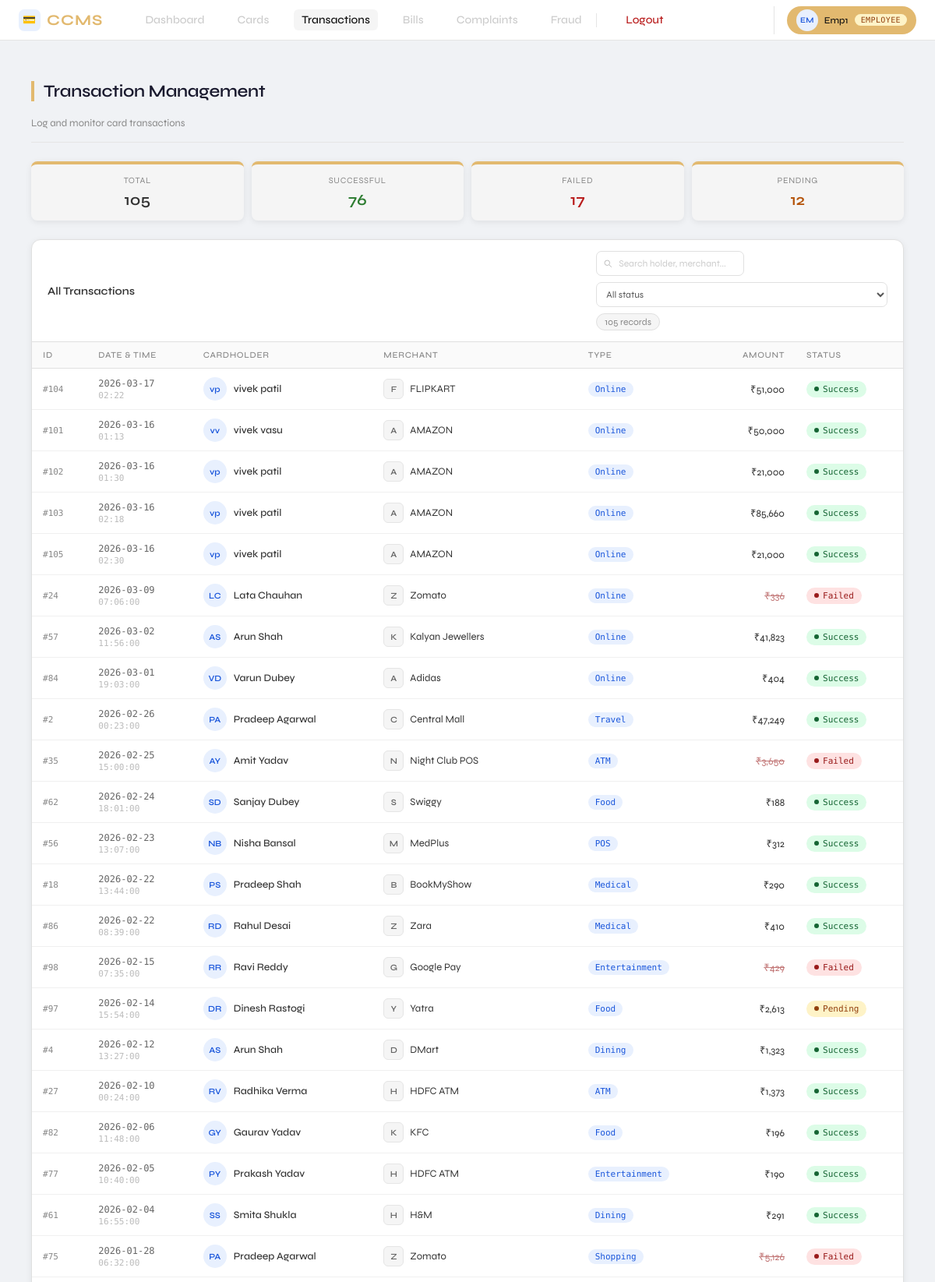
The app's page /employee/transactions (signed in, upper part) with its own data.
### tables this page shows
CREATE TABLE TRANSACTIONS(
        Txn_id       INTEGER PRIMARY KEY AUTOINCREMENT,
        Txn_date     TEXT NOT NULL,
        Txn_time     TEXT NOT NULL,
        Txn_amount   REAL NOT NULL,
        Txn_type     TEXT NOT NULL,
        Merchant_name TEXT NOT NULL,
        Txn_status   TEXT NOT NULL CHECK(Txn_status IN ('Success','Failed','Pending')),
        Card_no      TEXT NOT NULL REFERENCES CREDIT_CARD(Card_no) );

### app.py (the view)
@app.route('/employee/transactions')
@login_required
@role_required('employee')
def emp_transactions():
    db = get_db()
    txns = db.execute("""
        SELECT T.*, CH.F_name||' '||CH.L_name AS holder_name, CC.Card_type
        FROM TRANSACTIONS T
        JOIN CREDIT_CARD CC ON T.Card_no=CC.Card_no
        JOIN CARD_HOLDER CH ON CC.Holder_id=CH.Holder_id
        ORDER BY T.Txn_date DESC
    """).fetchall()
    db.close()
    return render_template('employee/transactions.html', txns=txns)

### app.py (called while the page is built)
def get_db():
    conn = sqlite3.connect(DB)
    conn.row_factory = sqlite3.Row
    conn.execute("PRAGMA foreign_keys = ON")
    return conn

def login_required(f):
    @wraps(f)
    def decorated(*args, **kwargs):
        if 'user_id' not in session:
            flash('Please login first.', 'warning')
            return redirect(url_for('login'))
        return f(*args, **kwargs)
    return decorated

def role_required(*roles):
    def decorator(f):
        @wraps(f)
        def decorated(*args, **kwargs):
            if session.get('role') not in roles:
                flash('Access denied.', 'danger')
                return redirect(url_for('login'))
            return f(*args, **kwargs)
        return decorated
    return decorator

### templates/employee/transactions.html (shortened to what this page needs)
{% extends "base.html" %}
{% block content %}
<div class="wrap">
  <div class="page-header">
    <div>
      <div class="page-title">Transaction Management</div>
      <div class="page-sub">Log and monitor card transactions</div>
    </div>
  </div>
  <div class="stats-row">
    <div class="stat-card">
      <div class="stat-label">Total</div>
      <div class="stat-val">{{ txns|length }}</div>
    </div>
    <div class="stat-card">
      <div class="stat-label">Successful</div>
      <div class="stat-val success">{{ txns|selectattr('Txn_status','eq','Success')|list|length }}</div>
    </div>
    <div class="stat-card">
      <div class="stat-label">Failed</div>
      <div class="stat-val danger">{{ txns|selectattr('Txn_status','eq','Failed')|list|length }}</div>
    </div>
    <div class="stat-card">
      <div class="stat-label">Pending</div>
      <div class="stat-val warning">{{ txns|selectattr('Txn_status','eq','Pending')|list|length }}</div>
    </div>
  </div>
  <div class="card">
    <div class="card-head">
      <span class="card-head-title">All Transactions</span>
      <div class="card-head-right">
        <div class="search-wrap">
          <input type="text" id="searchInput" placeholder="Search holder, merchant..."
                 oninput="filterTable()">
        </div>
        <select id="statusFilter" onchange="filterTable()" class="filter-select">
          <option value="">All status</option>
        </select>
        <span class="record-count" id="visibleCount">{{ txns|length }} records</span>
      </div>
    </div>
    <div class="table-scroll">
      <table id="txnTable">
        <thead>
          <tr>
            <th>ID</th>
            <th>Date & Time</th>
            <th>Cardholder</th>
            <th>Merchant</th>
            <th>Type</th>
            <th style="text-align:right">Amount</th>
            <th>Status</th>
          </tr>
        </thead>
        <tbody>
          {% for t in txns %}
          <tr data-holder="{{ t.holder_name|lower }}"
              data-merchant="{{ t.Merchant_name|lower }}"
              data-status="{{ t.Txn_status }}">
            <td><span class="holder-id">#{{ t.Txn_id }}</span></td>
            <td>
              <div class="datetime-wrap">
                <span class="mono">{{ t.Txn_date }}</span>
                <span class="time-sub">{{ t.Txn_time }}</span>
              </div>
            </td>
            <td>
              <div class="avatar-wrap">
                <div class="avatar">{{ t.holder_name.split()[0][0] }}{{ t.holder_name.split()[-1][0] }}</div>
                <span class="holder-name">{{ t.holder_name }}</span>
              </div>
            </td>
            <td>
              <div class="merchant-wrap">
                <div class="merchant-icon">{{ t.Merchant_name[0] }}</div>
                <span>{{ t.Merchant_name }}</span>
              </div>
            </td>
            <td><span class="txn-type-pill">{{ t.Txn_type }}</span></td>
            <td style="text-align:right">
              <span class="amount {% if t.Txn_status == 'Failed' %}amount-failed{% endif %}">
                ₹{{ "{:,.0f}".format(t.Txn_amount) }}
              </span>
            </td>
            <td>
              <span class="badge
                {% if t.Txn_status == 'Success' %}badge-success
                {% elif t.Txn_status == 'Failed' %}badge-danger
                {% else %}badge-warning{% endif %}">
                {{ t.Txn_status }}
              </span>
            </td>
          </tr>
          {% endfor %}
        </tbody>
      </table>
    </div>
  </div>
</div>
{% endblock %}

### static/style.css (style rules this page uses)
* { box-sizing: border-box; margin: 0; padding: 0; }
body { font-family: 'Segoe UI', sans-serif; background: #f0f2f5; color: #333; }
.page-title { font-size: 1.5rem; font-weight: 700; margin-bottom: 20px; color: #1a1a2e; border-left: 4px solid #e2b96f; padding-left: 12px; }
.stat-card { background: #fff; border-radius: 12px; padding: 20px; text-align: center; box-shadow: 0 2px 8px rgba(0,0,0,0.08); border-top: 4px solid #e2b96f; }
.card { background: #fff; border-radius: 12px; box-shadow: 0 2px 8px rgba(0,0,0,0.07); overflow: hidden; margin-bottom: 24px; }
table { width: 100%; border-collapse: collapse; font-size: 0.88rem; }
th { background: #f8f9fa; padding: 12px 14px; text-align: left; font-weight: 600; color: #555; border-bottom: 2px solid #e8e8e8; white-space: nowrap; }
td { padding: 11px 14px; border-bottom: 1px solid #f0f0f0; vertical-align: middle; }
.badge { display: inline-block; padding: 3px 10px; border-radius: 12px; font-size: 0.75rem; font-weight: 600; }
.badge-success { background: #d4edda; color: #155724; }
.badge-danger { background: #f8d7da; color: #721c24; }
.badge-warning { background: #fff3cd; color: #856404; }
input, select, textarea { padding: 9px 12px; border: 1.5px solid #ddd; border-radius: 8px; font-size: 0.88rem; width: 100%; }
.wrap { font-family: 'Syne', sans-serif; padding: 1.5rem 1rem; }
.page-header { display: flex; align-items: flex-end; justify-content: space-between; margin-bottom: 1.5rem; padding-bottom: 1rem; border-bottom: 0.5px solid #e5e5e5; }
.page-title { font-size: 22px; font-weight: 600; letter-spacing: -0.3px; }
.page-sub { font-size: 13px; color: #888; margin-top: 3px; }
.stats-row { display: grid; grid-template-columns: repeat(4, minmax(0, 1fr)); gap: 10px; margin-bottom: 1.5rem; }
.stat-card { background: #f5f5f5; border-radius: 8px; padding: 14px 16px; }
.stat-label { font-size: 11px; letter-spacing: 0.06em; text-transform: uppercase; color: #888; margin-bottom: 6px; }
.stat-val { font-size: 20px; font-weight: 600; }
.stat-val.success { color: #2e7d32; }
.stat-val.warning { color: #b45309; }
.stat-val.danger { color: #b91c1c; }
.card { background: #fff; border: 0.5px solid #e0e0e0; border-radius: 12px; overflow: hidden; }
.card-head { display: flex; align-items: center; justify-content: space-between; padding: 14px 20px; border-bottom: 0.5px solid #e0e0e0; }
.card-head-title { font-size: 14px; font-weight: 600; }
.record-count { font-size: 12px; color: #888; background: #f5f5f5; padding: 3px 10px; border-radius: 20px; border: 0.5px solid #e0e0e0; }
.table-scroll { overflow-x: auto; }
table { width: 100%; border-collapse: collapse; font-size: 13px; }
thead th { text-align: left; font-size: 11px; font-weight: 500; letter-spacing: 0.06em; text-transform: uppercase; color: #888; padding: 10px 14px; background: #fafafa; border-bottom: 0.5px solid #e0e0e0; white-space: nowrap; }
tbody tr { border-bottom: 0.5px solid #f0f0f0; transition: background 0.1s; }
tbody td { padding: 11px 14px; vertical-align: middle; white-space: nowrap; }
.holder-id { font-family: 'DM Mono', monospace; font-size: 11px; color: #888; }
.avatar-wrap { display: flex; align-items: center; gap: 9px; }
.avatar { width: 30px; height: 30px; border-radius: 50%; background: #e8f0fe; display: flex; align-items: center; justify-content: center; font-size: 11px; font-weight: 600; color: #1a56db; flex-shrink: 0; }
.holder-name { font-weight: 500; font-size: 13px; }
.mono { font-family: 'DM Mono', monospace; font-size: 12px; color: #666; }
.badge { display: inline-flex; align-items: center; gap: 5px; font-size: 11px; font-weight: 500; padding: 4px 10px; border-radius: 20px; font-family: 'DM Mono', monospace; }
.badge::before { content: ''; display: inline-block; width: 6px; height: 6px; border-radius: 50%; }
.badge-success { background: #dcfce7; color: #166534; }
.badge-success::before { background: #166534; }
.badge-warning { background: #fef3c7; color: #92400e; }
.badge-warning::before { background: #92400e; }
.badge-danger { background: #fee2e2; color: #991b1b; }
.badge-danger::before { background: #991b1b; }

### records on screen
TRANSACTIONS: Txn_id "104", Txn_date "2026-03-17", Txn_time "02:22", holder_name "v", holder_name "p", holder_name "vivek patil", Merchant_name "F", Merchant_name "FLIPKART", Txn_type "Online", Txn_amount "51,000", Txn_status "Success"
TRANSACTIONS: Txn_id "101", Txn_date "2026-03-16", Txn_time "01:13", holder_name "v", holder_name "vivek vasu", Merchant_name "A", Merchant_name "AMAZON", Txn_type "Online", Txn_amount "50,000", Txn_status "Success"
TRANSACTIONS: Txn_id "102", Txn_date "2026-03-16", Txn_time "01:30", holder_name "v", holder_name "p", holder_name "vivek patil", Merchant_name "A", Merchant_name "AMAZON", Txn_type "Online", Txn_amount "21,000", Txn_status "Success"
TRANSACTIONS: Txn_id "103", Txn_date "2026-03-16", Txn_time "02:18", holder_name "v", holder_name "p", holder_name "vivek patil", Merchant_name "A", Merchant_name "AMAZON", Txn_type "Online", Txn_amount "85,660", Txn_status "Success"
TRANSACTIONS: Txn_id "105", Txn_date "2026-03-16", Txn_time "02:30", holder_name "v", holder_name "p", holder_name "vivek patil", Merchant_name "A", Merchant_name "AMAZON", Txn_type "Online", Txn_amount "21,000", Txn_status "Success"
TRANSACTIONS: Txn_id "24", Txn_date "2026-03-09", Txn_time "07:06:00", holder_name "L", holder_name "C", holder_name "Lata Chauhan", Merchant_name "Z", Merchant_name "Zomato", Txn_type "Online", Txn_amount "336", Txn_status "Failed"
TRANSACTIONS: Txn_id "57", Txn_date "2026-03-02", Txn_time "11:56:00", holder_name "A", holder_name "S", holder_name "Arun Shah", Merchant_name "K", Merchant_name "Kalyan Jewellers", Txn_type "Online", Txn_amount "41,823", Txn_status "Success"
TRANSACTIONS: Txn_id "84", Txn_date "2026-03-01", Txn_time "19:03:00", holder_name "V", holder_name "D", holder_name "Varun Dubey", Merchant_name "A", Merchant_name "Adidas", Txn_type "Online", Txn_amount "404", Txn_status "Success"
TRANSACTIONS: Txn_id "2", Txn_date "2026-02-26", Txn_time "00:23:00", holder_name "P", holder_name "A", holder_name "Pradeep Agarwal", Merchant_name "C", Merchant_name "Central Mall", Txn_type "Travel", Txn_amount "47,249", Txn_status "Success"
TRANSACTIONS: Txn_id "35", Txn_date "2026-02-25", Txn_time "15:00:00", holder_name "A", holder_name "Y", holder_name "Amit Yadav", Merchant_name "N", Merchant_name "Night Club POS", Txn_type "ATM", Txn_amount "3,650", Txn_status "Failed"
TRANSACTIONS: Txn_id "62", Txn_date "2026-02-24", Txn_time "18:01:00", holder_name "S", holder_name "D", holder_name "Sanjay Dubey", Merchant_name "S", Merchant_name "Swiggy", Txn_type "Food", Txn_amount "188", Txn_status "Success"
TRANSACTIONS: Txn_id "56", Txn_date "2026-02-23", Txn_time "13:07:00", holder_name "N", holder_name "B", holder_name "Nisha Bansal", Merchant_name "M", Merchant_name "MedPlus", Txn_type "POS", Txn_amount "312", Txn_status "Success"
TRANSACTIONS: Txn_id "18", Txn_date "2026-02-22", Txn_time "13:44:00", holder_name "P", holder_name "S", holder_name "Pradeep Shah", Merchant_name "B", Merchant_name "BookMyShow", Txn_type "Medical", Txn_amount "290", Txn_status "Success"
TRANSACTIONS: Txn_id "86", Txn_date "2026-02-22", Txn_time "08:39:00", holder_name "R", holder_name "D", holder_name "Rahul Desai", Merchant_name "Z", Merchant_name "Zara", Txn_type "Medical", Txn_amount "410", Txn_status "Success"
TRANSACTIONS: Txn_id "98", Txn_date "2026-02-15", Txn_time "07:35:00", holder_name "R", holder_name "Ravi Reddy", Merchant_name "G", Merchant_name "Google Pay", Txn_type "Entertainment", Txn_amount "429", Txn_status "Failed"
TRANSACTIONS: Txn_id "97", Txn_date "2026-02-14", Txn_time "15:54:00", holder_name "D", holder_name "R", holder_name "Dinesh Rastogi", Merchant_name "Y", Merchant_name "Yatra", Txn_type "Food", Txn_amount "2,613", Txn_status "Pending"
TRANSACTIONS: Txn_id "4", Txn_date "2026-02-12", Txn_time "13:27:00", holder_name "A", holder_name "S", holder_name "Arun Shah", Merchant_name "D", Merchant_name "DMart", Txn_type "Dining", Txn_amount "1,323", Txn_status "Success"
TRANSACTIONS: Txn_id "27", Txn_date "2026-02-10", Txn_time "00:24:00", holder_name "R", holder_name "V", holder_name "Radhika Verma", Merchant_name "H", Merchant_name "HDFC ATM", Txn_type "ATM", Txn_amount "1,373", Txn_status "Success"
TRANSACTIONS: Txn_id "82", Txn_date "2026-02-06", Txn_time "11:48:00", holder_name "G", holder_name "Y", holder_name "Gaurav Yadav", Merchant_name "K", Merchant_name "KFC", Txn_type "Food", Txn_amount "196", Txn_status "Success"
TRANSACTIONS: Txn_id "77", Txn_date "2026-02-05", Txn_time "10:40:00", holder_name "P", holder_name "Y", holder_name "Prakash Yadav", Merchant_name "H", Merchant_name "HDFC ATM", Txn_type "Entertainment", Txn_amount "190", Txn_status "Success"
TRANSACTIONS: Txn_id "61", Txn_date "2026-02-04", Txn_time "16:55:00", holder_name "S", holder_name "Smita Shukla", Merchant_name "H", Merchant_name "H&M", Txn_type "Dining", Txn_amount "291", Txn_status "Success"
TRANSACTIONS: Txn_id "75", Txn_date "2026-01-28", Txn_time "06:32:00", holder_name "P", holder_name "A", holder_name "Pradeep Agarwal", Merchant_name "Z", Merchant_name "Zomato", Txn_type "Shopping", Txn_amount "5,126", Txn_status "Failed"

### other values on screen
{{ session.username[0]|upper }} "E"
{{ session.username[1]|upper if session.username|length > 1 else '' }} "M"
{{ session.username|capitalize }} "Emp1"
{{ session.role }} "EMPLOYEE"
{{ txns|length }} "105"
{{ txns|selectattr('Txn_status','eq','Success')|list|length }} "76"
{{ txns|selectattr('Txn_status','eq','Failed')|list|length }} "17"
{{ txns|selectattr('Txn_status','eq','Pending')|list|length }} "12"
